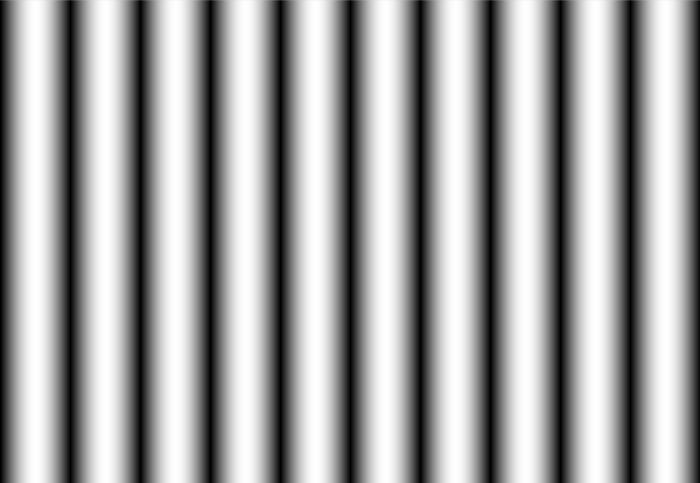
Frame 1 (no input)
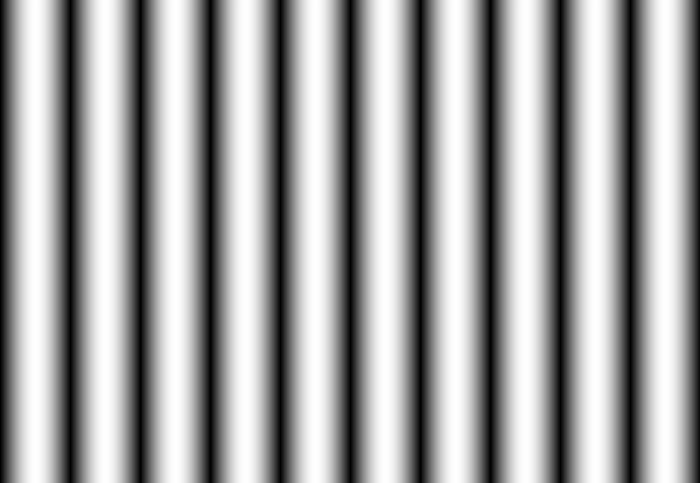
Frame 60 (the mouse pressed at the canvas centre just before this capture)
Frame 120 (the mouse held since frame 60 and released just before this capture): identical to frame 60, image omitted

The Processing sketch that drew these frames (run headless with seeded random() and noise(); from frame 60 on, the mouse is pressed at the canvas centre):

// Processing sketch: processing_35436
// ── processing_35436.pde

void setup() {
  size(700, 483);
}

void draw() {
float[] sinwave = new float[width];

for (int i = 0; i < width; i++) {
  float amount = map(i, 0, width, 0, 10*PI);
  sinwave[i] = abs(sin(amount));
}

for (int i = 0; i < width; i++) {
  stroke(sinwave[i]*255);
  line(i, 0, i, height);
}

}
